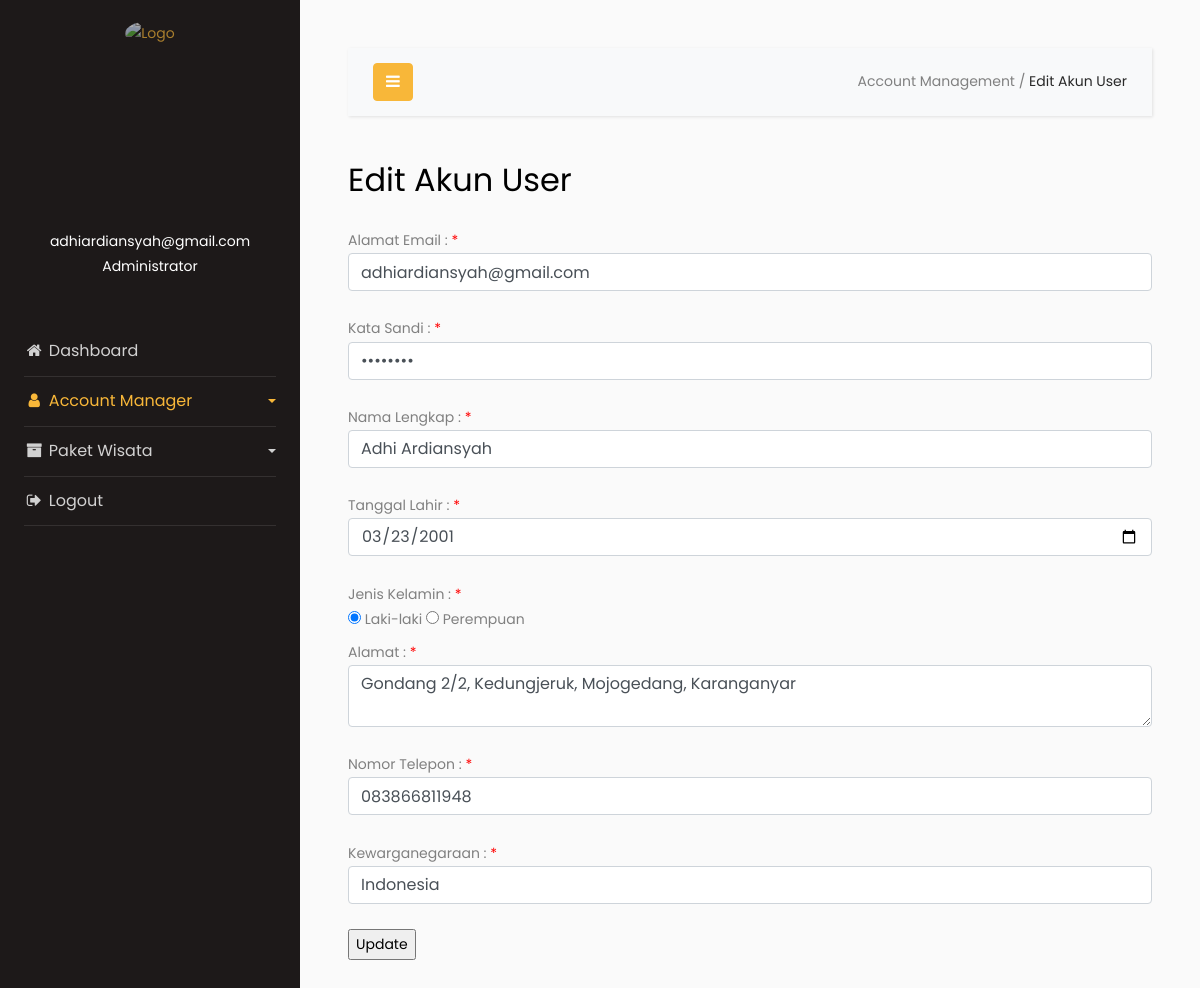
The app's page /ayodolan/ayodolan-admin/admin/edit-user.php?target=1 (signed in) with its own data.
### tables this page shows
CREATE TABLE `pendaftaran` (
  `id_pelanggan` int(8) NOT NULL,
  `email_pelanggan` varchar(50) NOT NULL,
  `nama_pelanggan` varchar(30) NOT NULL,
  `tglLahir_pelanggan` date NOT NULL,
  `kelamin_pelanggan` varchar(9) NOT NULL,
  `alamat_pelanggan` text NOT NULL,
  `telp_pelanggan` varchar(14) NOT NULL,
  `kewarganegaraan` varchar(20) NOT NULL,
  `kataSandi_pelanggan` varchar(255) NOT NULL
);

### ayodolan/ayodolan-admin/admin/edit-user.php (the view, shortened to what this page needs)
<!doctype html>
<html lang="en">
  <head>
		<link rel="stylesheet" href="https://stackpath.bootstrapcdn.com/font-awesome/4.7.0/css/font-awesome.min.css">
    <link rel="stylesheet" href="css/style.css">
  </head>
  <body>
		<div class="wrapper d-flex align-items-stretch">
			<nav id="sidebar">
        <div class="logo-brand" style="text-align: center; padding-top: 20px;">
            <a href="index.php"><img src="images/branding-logo.png" alt="Logo" style="opacity: .8; width: 85%;"></a>
        </div>
				<div class="p-4 pt-5">
          <div class="user">
            <a href="" class="img logo rounded-circle mb-5" style="background-image: url(images/user-2-icon.png); margin-bottom: 0px !important;"></a>
          </div>
          <div class="user" style="padding-top: 15px;">
            <p align="center">
              <?php echo $_SESSION['username']; ?><br>
              Administrator
            </p>
          </div>
	        <ul class="list-unstyled components mb-5" style="margin-top: 3rem !important;">
	          <li>
	            <a href="index.php"><i class="fa fa-fw fa-home"></i> Dashboard</a>
	          </li>
	          <li class="active">
              <a href="#pageSubmenu" data-toggle="collapse" aria-expanded="false" class="dropdown-toggle">
                <i class="fa fa-fw fa-user"></i> Account Manager
              </a>
	          </li>
	          <li>
              <a href="#homeSubmenu" data-toggle="collapse" aria-expanded="false" class="dropdown-toggle">
                <i class="fa fa-fw fa-archive"></i> Paket Wisata
              </a>
	          </li>
	          <li>
              <a href="logout.php"><i class="fa fa-fw fa-sign-out"></i> Logout</a>
	          </li>
	        </ul>
	      </div>
    	</nav>
      <div id="content" class="p-4 p-md-5">
        <nav class="navbar navbar-expand-lg navbar-light bg-light">
          <div class="container-fluid">
            <button type="button" id="sidebarCollapse" class="btn btn-primary">
              <i class="fa fa-bars"></i>
            </button>
            <div class="collapse navbar-collapse" id="navbarSupportedContent">
              <ul class="nav navbar-nav ml-auto">
              <li class="nav-item active">
                  <a>Account Management / </a>
                  <a style="color: #292929;">Edit Akun User</a>
                </li>
              </ul>
            </div>
          </div>
        </nav>
        <h2 class="mb-4">Edit Akun User</h2>
        <?php
        require('config.php');
        $target = $_GET['target'];
        $sql = "SELECT * FROM pendaftaran where id_pelanggan = '$target'";
        $result = mysqli_query($conn, $sql);
        $row = mysqli_fetch_array($result);
    ?>
    <form action="update-user.php" method="POST">
        Alamat Email :
        <span class="error">*</span>
        <input type="text" name="email" class="form-control" placeholder="Alamat Email Anda" value="<?php echo $row['email_pelanggan'];?>">
        <br>
        Kata Sandi :
        <span class="error">*</span>
        <input type="password" name="katasandi" class="form-control" placeholder="Kata Sandi Anda" value="<?php echo $row['kataSandi_pelanggan'];?>">
        <br>
        Nama Lengkap  :
        <span class="error">*</span>
        <input type="text" name="nama" class="form-control" placeholder="Nama Lengkap Anda" value="<?php echo $row['nama_pelanggan'];?>">
        <br>
        Tanggal Lahir   :
        <span class="error">*</span>
        <input type="date" name="tanggallahir" class="form-control" placeholder="Tanggal Lahir Anda" value="<?php echo $row['tglLahir_pelanggan'];?>">
        <br>
        Jenis Kelamin   :
        <span class="error">*</span>
        <br>
        <input type="radio" name="jeniskelamin" value="Laki-laki" <?php if($row['kelamin_pelanggan']=="Laki-laki") { echo 'checked';}?>>
        <label for="lk">Laki-laki</label>
        <input type="radio" name="jeniskelamin" value="Perempuan" <?php if($row['kelamin_pelanggan']=="Perempuan") { echo 'checked';}?>>
        <label for="pr">Perempuan</label>
        <br>
        Alamat :
        <span class="error">*</span>
        <textarea name="alamat" class="form-control" placeholder="Alamat Anda"><?php echo $row['alamat_pelanggan'];?></textarea>
        <br>
        Nomor Telepon :
        <span class="error">*</span>
        <input type="text" name="nohp" class="form-control" placeholder="Nomor Telepon Anda" value="<?php echo $row['telp_pelanggan'];?>">
        <br>
        Kewarganegaraan :
        <span class="error">*</span>
        <input type="text" name="kewarganegaraan" class="form-control" placeholder="Kewarganegaraan Anda" value="<?php echo $row['kewarganegaraan'];?>">
        <br>
        <input type='submit' value='Update'>
        </form>
      </div>
		</div>
  </body>
</html>

### ayodolan/ayodolan-admin/admin/edit-user.php (style rules this page uses)
.error { color:red; }

### records on screen
pendaftaran: email "adhiardiansyah@gmail.com", nama "Adhi Ardiansyah", tanggallahir "03/23/2001", kelamin_pelanggan "☑", alamat "Gondang 2/2, Kedungjeruk, Mojogedang, Karanganyar", nohp "083866811948", kewarganegaraan "Indonesia"

### other values on screen
$_SESSION['username'] "adhiardiansyah@gmail.com"
